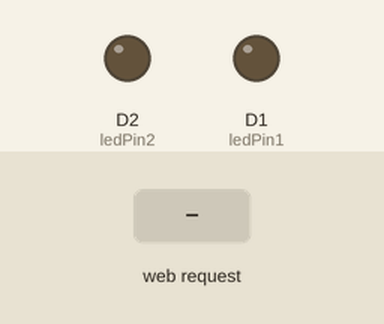
Simulated run of this sketch. Board: ESP8266 (NodeMCU). Shown: output pins drawn as LEDs (lit = HIGH). The inputs (shaded band) are chosen by the test bench. What the sketch prints to the serial monitor is not drawn.

Above: at 1.2 s.
1.3 s: HTTP request GET /ledon1 received
At 2.1 s:
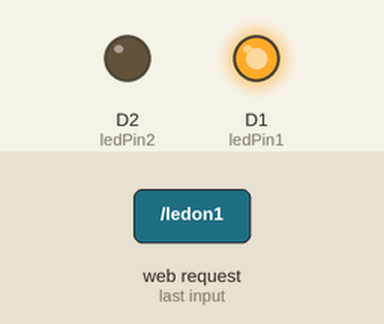
2.8 s: HTTP request GET /ledon2 received
At 3.2 s:
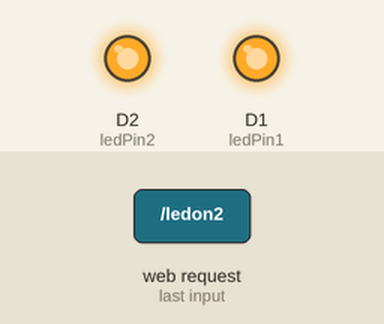
4.3 s: HTTP request GET /ledoff1 received
At 5.5 s:
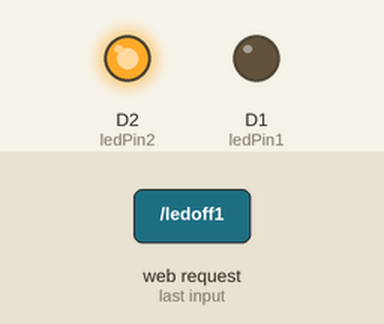
5.8 s: HTTP request GET /ledoff2 received
At 6.7 s:
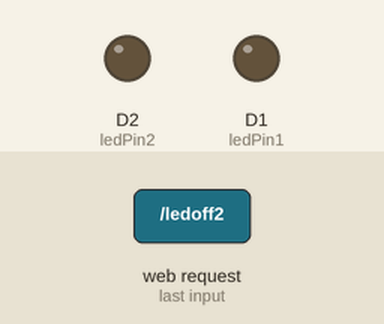
Timing chart, 0 to 8.3 s (numbered marks = the images above; inputs shaded):
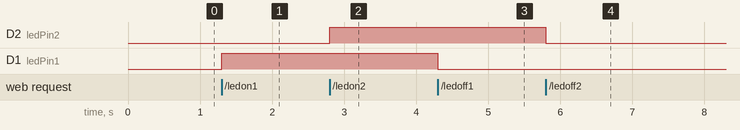

Measured:
- after the input at 1.3 s, D1 (ledPin1): LOW → HIGH at once
- after the input at 2.8 s, D2 (ledPin2): LOW → HIGH at once
- after the input at 4.3 s, D1 (ledPin1): HIGH → LOW at once
- after the input at 5.8 s, D2 (ledPin2): HIGH → LOW at once

The sketch:

VietSmartHome.ino
```cpp
#include <ESP8266WiFi.h>
#include <ESP8266WebServer.h>

const char* ssid = "VietSmartHome";
const char* password = "12345678";

ESP8266WebServer server(80);

// Khai báo các chân GPIO mà bạn muốn điều khiển
const int ledPin1 = D1;  // Chân GPIO cho bóng LED 1
const int ledPin2 = D2;  // Chân GPIO cho bóng LED 2

int ledState1 = LOW;  // Trạng thái bóng LED 1 (BẬT/ TẮT)
int ledState2 = LOW;  // Trạng thái bóng LED 2 (BẬT/ TẮT)

void handleRoot() {
  String html = "<html><head><style>body{background-color:#6495ED;}</style></head><body>";
  html += "<h1>Smart Home Control</h1>";
  html += "<h2>LED Control:</h2>";
  html += "<form method='POST' action='/ledon1'><input type='submit' value='LED 1 ON'></form>";
  html += "<form method='POST' action='/ledoff1'><input type='submit' value='LED 1 OFF'></form>";
  html += "<form method='POST' action='/ledon2'><input type='submit' value='LED 2 ON'></form>";
  html += "<form method='POST' action='/ledoff2'><input type='submit' value='LED 2 OFF'></form>";
  html += "</body></html>";

  server.send(200, "text/html", html);
}

void handleLEDOn1() {
  ledState1 = HIGH;  // Bật bóng LED 1
  digitalWrite(ledPin1, ledState1);
  server.send(200, "text/plain", "LED 1 turned ON");
}

void handleLEDOff1() {
  ledState1 = LOW;  // Tắt bóng LED 1
  digitalWrite(ledPin1, ledState1);
  server.send(200, "text/plain", "LED 1 turned OFF");
}

void handleLEDOn2() {
  ledState2 = HIGH;  // Bật bóng LED 2
  digitalWrite(ledPin2, ledState2);
  server.send(200, "text/plain", "LED 2 turned ON");
}

void handleLEDOff2() {
  ledState2 = LOW;  // Tắt bóng LED 2
  digitalWrite(ledPin2, ledState2);
  server.send(200, "text/plain", "LED 2 turned OFF");
}

void setup() {
  Serial.begin(115200);

  WiFi.mode(WIFI_AP);
  WiFi.softAP(ssid, password);

  server.on("/", handleRoot);
  server.on("/ledon1", handleLEDOn1);
  server.on("/ledoff1", handleLEDOff1);
  server.on("/ledon2", handleLEDOn2);
  server.on("/ledoff2", handleLEDOff2);

  server.begin();

  pinMode(ledPin1, OUTPUT);
  pinMode(ledPin2, OUTPUT);

  Serial.println("Access Point started");
  Serial.print("SSID: ");
  Serial.println(ssid);
  Serial.print("IP address: ");
  Serial.println(WiFi.softAPIP());
}

void loop() {
  server.handleClient();
}
```
